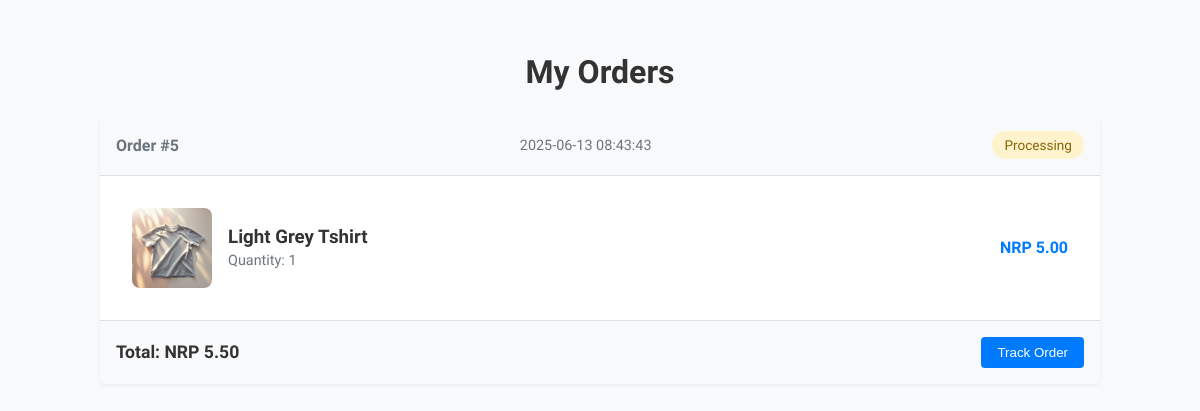
Page /user_my_orders.php (signed in) on the committed database.
### tables this page shows
CREATE TABLE `orders` (
  `order_id` int(11) NOT NULL,
  `user_id` int(11) NOT NULL,
  `product_id` int(11) NOT NULL,
  `total_amount` decimal(10,2) NOT NULL,
  `order_status` enum('Processing','Shipped','Out for Delivery','Delivered') DEFAULT 'Processing',
  `payment_status` enum('Completed','Pending') DEFAULT 'Completed',
  `quantity` int(11) NOT NULL,
  `created_at` timestamp NOT NULL DEFAULT current_timestamp()
);

CREATE TABLE `products` (
  `id` int(11) NOT NULL,
  `category_id` int(11) DEFAULT NULL,
  `name` varchar(255) DEFAULT NULL,
  `description` text DEFAULT NULL,
  `price` decimal(10,2) DEFAULT NULL,
  `stock` int(11) DEFAULT NULL,
  `image` varchar(255) DEFAULT NULL,
  `created_at` timestamp NOT NULL DEFAULT current_timestamp(),
  `seller_id` int(11) NOT NULL,
  `badge` varchar(30) DEFAULT 'New',
  `rating` int(11) DEFAULT 4
);

### user_my_orders.php (the view, shortened to what this page needs)
<?php
require_once 'db.php';
$user_id = $_SESSION['user_id'];
$stmt = $conn->prepare("
    SELECT o.order_id,
           o.total_amount,
           o.order_status,
           o.created_at,
           o.quantity,
           p.name AS product_name,
           p.image,
           p.price
    FROM orders o
    JOIN products p ON o.product_id = p.id
    WHERE o.user_id = ?
    ORDER BY o.created_at DESC
");
$stmt->bind_param("i", $user_id);
$stmt->execute();
$result = $stmt->get_result();
$orders = [];
while ($row = $result->fetch_assoc()) {
    $orders[$row['order_id']] = [
        'created_at' => $row['created_at'],
        'total_amount' => $row['total_amount'],
        'order_status' => $row['order_status'],
        'items' => [[
            'product_name' => $row['product_name'],
            'quantity' => $row['quantity'],
            'price' => $row['price'],
            'image' => $row['image']
        ]]
    ];
}
?>
<!DOCTYPE html>
<html lang="en">
<head>
    <link rel="stylesheet" href="src/user_my_order.css?v=<?= time(); ?>">
</head>
<body>
    <div class="orders-container">
        <h1 class="page-title">My Orders</h1>
        <?php if (empty($orders)): ?>
            <div class="empty-orders">
                <i class="fas fa-shopping-bag"></i>
                <p>You haven't placed any orders yet</p>
                <a href="user_dashboard.php" class="btn btn-track">Start Shopping</a>
            </div>
        <?php else: ?>
            <?php foreach ($orders as $order_id => $details): ?>
                <div class="order-card">
                    <div class="order-header">
                        <span class="order-id">Order #<?= htmlspecialchars($order_id) ?></span>
                        <span class="order-date"><?= htmlspecialchars($details['created_at']) ?></span>
                        <span class="order-status status-<?= strtolower($details['order_status']) ?>">
                            <?= htmlspecialchars($details['order_status']) ?>
                        </span>
                    </div>
                    <div class="order-items">
                        <?php foreach ($details['items'] as $item): ?>
                            <div class="item">
                                <div class="item-image">
                                    <img src="<?= htmlspecialchars($item['image']) ?>" alt="Product Image">
                                </div>
                                <div class="item-details">
                                    <h3 class="item-name"><?= htmlspecialchars($item['product_name']) ?></h3>
                                    <span class="item-meta">Quantity: <?= htmlspecialchars($item['quantity']) ?></span>
                                </div>
                                <span class="item-price">NRP <?= number_format($item['price'], 2) ?></span>
                            </div>
                        <?php endforeach; ?>
                    </div>
                    <div class="order-summary">
                        <span class="total-amount">Total: NRP <?= number_format($details['total_amount'], 2) ?></span>
                        <div class="action-buttons">
                            <button class="btn btn-track">Track Order</button>
                        </div>
                    </div>
                </div>
            <?php endforeach; ?>
        <?php endif; ?>
    </div>
</body>
</html>

### src/user_my_order.css (style rules this page uses)
:root { --primary-color: #007bff; --success-color: #28a745; --warning-color: #ffc107; --danger-color: #dc3545; --gray-100: #f8f9fa; --gray-200: #e9ecef; --gray-300: #dee2e6; --gray-600: #6c757d; --shadow-sm: 0 2px 4px rgba(0, 0, 0, 0.05); --shadow-md: 0 4px 6px rgba(0, 0, 0, 0.1); --radius-md: 8px; --spacing-xs: 0.5rem; --spacing-sm: 1rem; --spacing-md: 1.5rem; }
body { font-family: 'Familjen Grotesk', sans-serif; background-color: var(--gray-100); }
.page-title { text-align: center; color: #333; margin-bottom: var(--spacing-md); font-size: 2rem; font-weight: 600; }
.orders-container { max-width: 1000px; margin: 0 auto; padding: var(--spacing-md); }
.order-card { background-color: #fff; border-radius: var(--radius-md); box-shadow: var(--shadow-sm); margin-bottom: var(--spacing-md); overflow: hidden; transition: transform 0.2s ease, box-shadow 0.2s ease; }
.order-header { background-color: var(--gray-100); padding: var(--spacing-sm); border-bottom: 1px solid var(--gray-300); display: flex; justify-content: space-between; align-items: center; }
.order-id { font-weight: 600; color: var(--gray-600); }
.order-date { font-size: 0.9rem; color: var(--gray-600); }
.order-status { padding: 0.35rem 0.75rem; border-radius: 20px; font-size: 0.85rem; font-weight: 500; }
.status-processing { background-color: #fff3cd; color: #856404; }
.order-items { padding: var(--spacing-sm); }
.item { display: grid; grid-template-columns: auto 1fr auto; gap: var(--spacing-sm); padding: var(--spacing-sm); border-bottom: 1px solid var(--gray-200); align-items: center; }
.item:last-child { border-bottom: none; }
.item-image { width: 80px; height: 80px; border-radius: var(--radius-md); overflow: hidden; }
.item-image img { width: 100%; height: 100%; object-fit: cover; }
.item-details { display: flex; flex-direction: column; gap: 0.25rem; }
.item-name { font-weight: 600; color: #333; margin: 0; }
.item-meta { font-size: 0.9rem; color: var(--gray-600); }
.item-price { font-weight: 600; color: var(--primary-color); }
.order-summary { background-color: var(--gray-100); padding: var(--spacing-sm); border-top: 1px solid var(--gray-300); display: flex; justify-content: space-between; align-items: center; }
.total-amount { font-size: 1.1rem; font-weight: 600; color: #333; }
.action-buttons { display: flex; gap: var(--spacing-xs); }
.btn { padding: 0.5rem 1rem; border: none; border-radius: 4px; font-weight: 500; cursor: pointer; transition: all 0.2s ease; }
.btn-track { background-color: var(--primary-color); color: white; }

### rows in the picture
orders: order_id "5", created_at "2025-06-13 08:43:43", order_status "Processing", product.image (picture), product.name "Light Grey Tshirt", quantity "1", product.price "5.00", total_amount "5.50"
